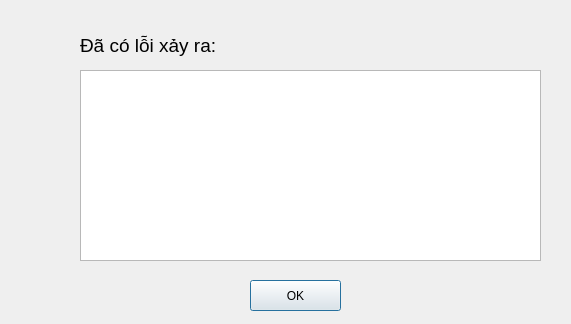
<?xml version="1.0" encoding="UTF-8"?>
<ui version="4.0">
 <class>error</class>
 <widget class="QDialog" name="error">
  <property name="geometry">
   <rect>
    <x>0</x>
    <y>0</y>
    <width>571</width>
    <height>324</height>
   </rect>
  </property>
  <property name="minimumSize">
   <size>
    <width>571</width>
    <height>324</height>
   </size>
  </property>
  <property name="maximumSize">
   <size>
    <width>571</width>
    <height>324</height>
   </size>
  </property>
  <property name="windowTitle">
   <string>Lỗi</string>
  </property>
  <property name="windowIcon">
   <iconset resource="resource.qrc">
    <normaloff>:/notice/error</normaloff>:/notice/error</iconset>
  </property>
  <widget class="QLabel" name="image">
   <property name="geometry">
    <rect>
     <x>20</x>
     <y>20</y>
     <width>51</width>
     <height>51</height>
    </rect>
   </property>
   <property name="text">
    <string>&lt;html&gt;&lt;head/&gt;&lt;body&gt;&lt;p&gt;&lt;img src=&quot;:/notice/error&quot;/&gt;&lt;/p&gt;&lt;/body&gt;&lt;/html&gt;</string>
   </property>
  </widget>
  <widget class="QPushButton" name="okbutton">
   <property name="geometry">
    <rect>
     <x>250</x>
     <y>280</y>
     <width>91</width>
     <height>31</height>
    </rect>
   </property>
   <property name="text">
    <string>OK</string>
   </property>
  </widget>
  <widget class="QLabel" name="label">
   <property name="geometry">
    <rect>
     <x>80</x>
     <y>30</y>
     <width>141</width>
     <height>31</height>
    </rect>
   </property>
   <property name="text">
    <string>&lt;html&gt;&lt;head/&gt;&lt;body&gt;&lt;p&gt;&lt;span style=&quot; font-size:14pt;&quot;&gt;Đã có lỗi xảy ra:&lt;/span&gt;&lt;/p&gt;&lt;/body&gt;&lt;/html&gt;</string>
   </property>
  </widget>
  <widget class="QTextEdit" name="details">
   <property name="geometry">
    <rect>
     <x>80</x>
     <y>70</y>
     <width>461</width>
     <height>191</height>
    </rect>
   </property>
  </widget>
 </widget>
 <resources>
  <include location="resource.qrc"/>
 </resources>
 <connections/>
</ui>
